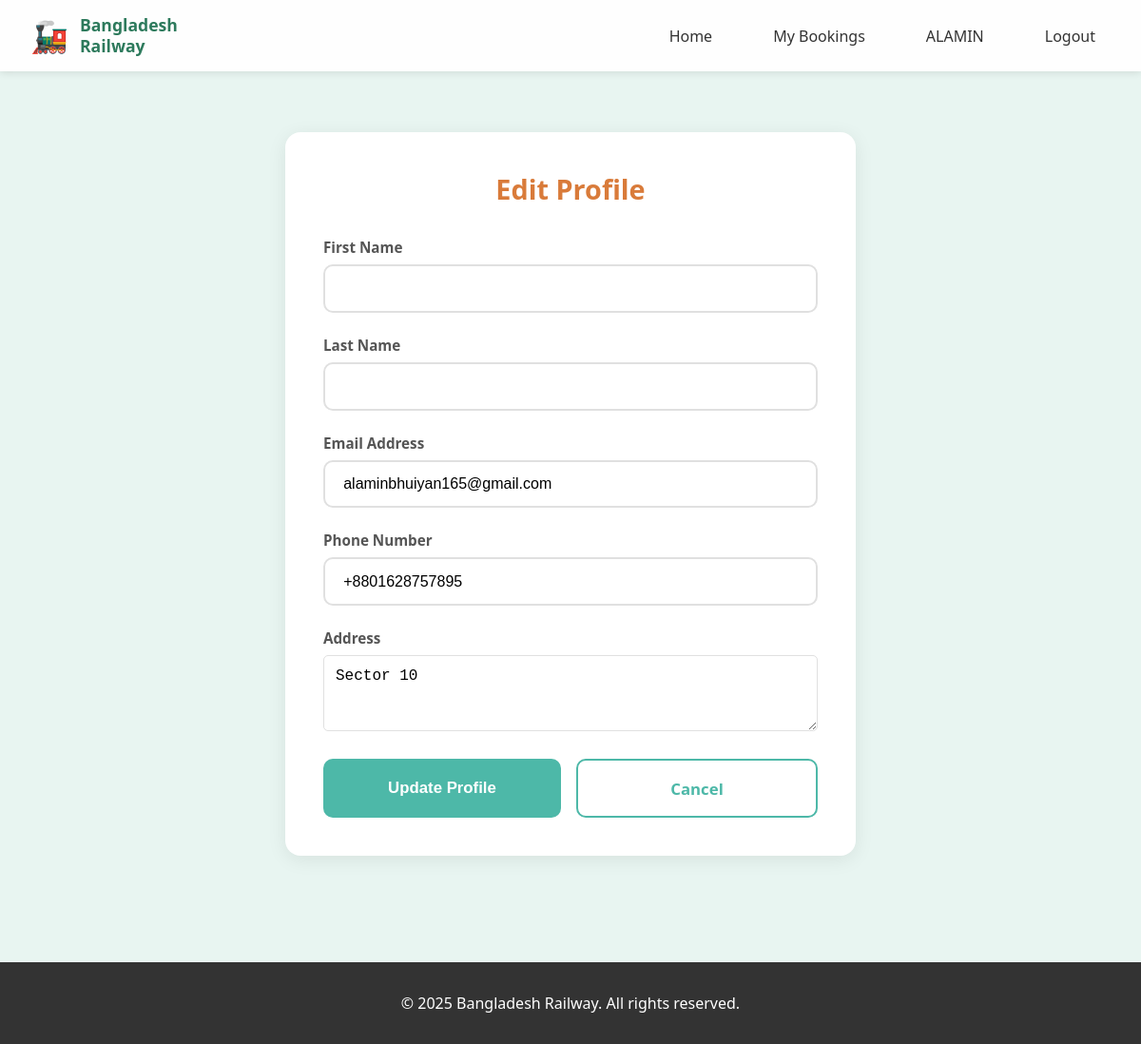
Page /accounts/profile/edit/ (signed in) on the committed database.
### accounts/models.py (models this page shows, shortened)
class User(AbstractUser):
    ROLE_CHOICES = (
        ('customer', 'Customer'),
        ('admin', 'Administrator'),
    )
    GENDER_CHOICES = (
        ('Male', 'Male'),
        ('Female', 'Female'),
        ('Other', 'Other'),
    )
    phone_number = models.CharField(max_length=15, blank=True, null=True)
    address = models.TextField(blank=True, null=True)
    full_name = models.CharField(max_length=100, blank=True, null=True,
                                  help_text="Full name for ticket")
    age = models.IntegerField(blank=True, null=True)
    gender = models.CharField(max_length=10, choices=GENDER_CHOICES, blank=True, null=True)
    role = models.CharField(max_length=20, choices=ROLE_CHOICES, default='customer')
    def is_admin_user(self):
        return self.role == 'admin'
    class Meta:
        verbose_name = 'User'
        verbose_name_plural = 'Users'

### accounts/views.py (the view, shortened to what this page needs)
# urls.py: path('profile/edit/', views.edit_profile, name='edit_profile'),
@login_required
def edit_profile(request):
    return render(request, 'accounts/edit_profile.html')

### templates/accounts/edit_profile.html (shortened to what this page needs)
{% extends 'base.html' %}
{% block content %}
<div class="container">
    <div style="max-width: 600px; margin: 3rem auto;">
        <div class="search-card">
            <h2 style="text-align: center; color: #D97B3A; margin-bottom: 2rem;">Edit Profile</h2>
            <form method="POST" action="{% url 'accounts:edit_profile' %}">
                <div class="form-group">
                    <label for="first_name">First Name</label>
                    <input type="text" name="first_name" id="first_name" value="{{ user.first_name }}">
                </div>
                <div class="form-group">
                    <label for="last_name">Last Name</label>
                    <input type="text" name="last_name" id="last_name" value="{{ user.last_name }}">
                </div>
                <div class="form-group">
                    <label for="email">Email Address</label>
                    <input type="email" name="email" id="email" value="{{ user.email }}" required>
                </div>
                <div class="form-group">
                    <label for="phone_number">Phone Number</label>
                    <input type="text" name="phone_number" id="phone_number" value="{{ user.phone_number }}">
                </div>
                <div class="form-group">
                    <label for="address">Address</label>
                    <textarea name="address" id="address" rows="3"
                        style="width: 100%; padding: 0.75rem; border: 1px solid #E0E0E0; border-radius: 5px;">{{ user.address }}</textarea>
                </div>
                <div style="display: flex; gap: 1rem;">
                    <button type="submit" class="btn btn-primary" style="flex: 1;">Update Profile</button>
                    <a href="{% url 'accounts:profile' %}" class="btn btn-outline"
                        style="flex: 1; text-align: center; text-decoration: none;">Cancel</a>
                </div>
            </form>
        </div>
    </div>
</div>
{% endblock %}

### templates/base.html (shortened to what this page needs)
{% load static %}
<!DOCTYPE html>
<html lang="en">
<head>
    <link rel="stylesheet" href="{% static 'css/style.css' %}">
</head>
<body>
    <nav class="navbar">
        <div class="navbar-container">
            <a href="{% url 'trains:home' %}" class="navbar-brand">
                <div class="navbar-logo">🚂</div>
                <div>
                    <div class="navbar-title">Bangladesh</div>
                    <div class="navbar-title">Railway</div>
                </div>
            </a>
            <ul class="navbar-menu">
                {% if user.is_authenticated %}
                {% if user.is_admin_user %}
                <li><a href="{% url 'accounts:admin_dashboard' %}">Dashboard</a></li>
                <li><a href="{% url 'trains:admin_train_list' %}">Manage Trains</a></li>
                <li><a href="{% url 'trains:admin_route_list' %}">Manage Routes</a></li>
                <li><a href="{% url 'trains:admin_schedule_list' %}">Manage Schedules</a></li>
                <li><a href="{% url 'accounts:logout' %}">Logout</a></li>
                {% else %}
                <li><a href="{% url 'trains:home' %}">Home</a></li>
                <li><a href="{% url 'bookings:my_bookings' %}">My Bookings</a></li>
                <li><a href="{% url 'accounts:profile' %}">{{ user.username }}</a></li>
                <li><a href="{% url 'accounts:logout' %}">Logout</a></li>
                {% endif %}
                {% else %}
                <li><a href="{% url 'trains:home' %}">Home</a></li>
                <li><a href="{% url 'accounts:login' %}">Login</a></li>
                <li><a href="{% url 'accounts:register' %}">Register</a></li>
                {% endif %}
            </ul>
        </div>
    </nav>
    {% block content %}
    {% endblock %}
    <footer style="background: #333; color: white; text-align: center; padding: 2rem; margin-top: 3rem;">
        <p>&copy; 2025 Bangladesh Railway. All rights reserved.</p>
    </footer>
</body>
</html>

### static/css/style.css (style rules this page uses)
* { margin: 0; padding: 0; box-sizing: border-box; }
body { font-family: 'Segoe UI', Tahoma, Geneva, Verdana, sans-serif; background: #e8f5f1; min-height: 100vh; color: #333; }
.container { max-width: 1200px; margin: 0 auto; padding: 1rem 2rem; }
.navbar { background: rgba(255, 255, 255, 0.95); box-shadow: 0 2px 8px rgba(0, 0, 0, 0.1); position: sticky; top: 0; z-index: 1000; }
.navbar-container { max-width: 1200px; margin: 0 auto; display: flex; justify-content: space-between; align-items: center; padding: 1rem 2rem; }
.navbar-brand { display: flex; align-items: center; gap: 0.75rem; text-decoration: none; color: #2D7A5C; }
.navbar-logo { font-size: 2rem; }
.navbar-title { font-weight: bold; font-size: 1.1rem; line-height: 1.2; }
.navbar-menu { display: flex; list-style: none; gap: 2rem; align-items: center; }
.navbar-menu li a { text-decoration: none; color: #333; font-weight: 500; padding: 0.5rem 1rem; border-radius: 8px; transition: all 0.3s ease; }
.search-card { background: white; padding: 2.5rem; border-radius: 16px; box-shadow: 0 4px 20px rgba(0, 0, 0, 0.08); }
.search-card h2 { color: #2D7A5C; margin-bottom: 1.5rem; font-size: 1.8rem; font-weight: 700; }
.form-group { margin-bottom: 1.5rem; }
.form-group label { display: block; margin-bottom: 0.5rem; color: #555; font-weight: 600; font-size: 0.95rem; }
.form-group input, .form-group select, .form-group textarea { width: 100%; padding: 0.9rem 1.2rem; border: 2px solid #E0E0E0; border-radius: 10px; font-size: 1rem; transition: all 0.3s ease; background: white; }
.btn { padding: 1.1rem 2.5rem; border: none; border-radius: 10px; font-size: 1.05rem; font-weight: 600; cursor: pointer; transition: all 0.3s ease; text-decoration: none; display: inline-block; }
.btn-primary, .btn-success, .btn-secondary { background: #4db8a8; color: white; }
.btn-outline { background: white; color: #4db8a8; border: 2px solid #4db8a8; }

### rows in the picture
User: username "ALAMIN", email "alaminbhuiyan165@gmail.com", phone_number "+8801628757895", address "Sector 10"
